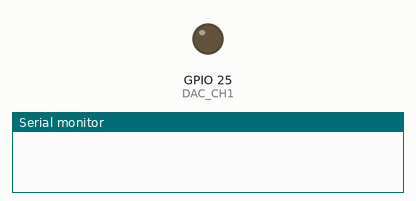
This program was run on a simulated ESP32. Parts: output pins drawn as LEDs (lit = HIGH), the last lines printed to the serial monitor.

Above: at 0.1 s.
At 3.1 s:
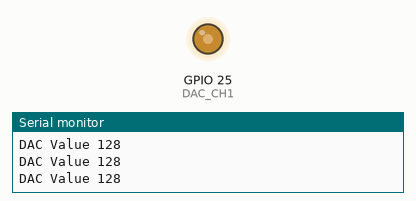
At 7.1 s:
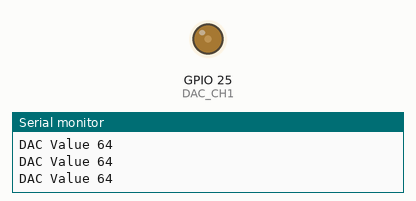
At 15.1 s:
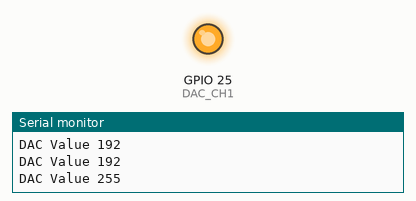
Timing chart, 0 to 40.0 s (numbered marks = the images above):
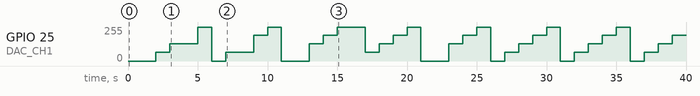

The program:

main.cpp
```cpp
#include <Arduino.h>

unsigned long time_now = 0;

void setup() {
  /* Define DAC output pins*/
  #define DAC_CH1 25
  #define DAC_CH2 26

  /* Initialize the Serial com*/
  Serial.begin(115200);
}


void dacBenchmark() {

  if(millis() == time_now + 1000) {
    dacWrite(DAC_CH1, 0);
    Serial.println("DAC Value 0");
  }

  if(millis() == time_now + 2000){
    dacWrite(DAC_CH1, 64);
    Serial.println("DAC Value 64");
  }

  if(millis() == time_now + 3000){
    dacWrite(DAC_CH1, 128);
    Serial.println("DAC Value 128");
  }

  if(millis() == time_now + 4000){
    dacWrite(DAC_CH1, 192);
    Serial.println("DAC Value 192");
  }

  if(millis() == time_now + 5000){
    time_now += 5000;
    dacWrite(DAC_CH1, 255);
    Serial.println("DAC Value 255");
  }

}

void loop() {
  dacBenchmark();
}
```

Measured:
- by itself, GPIO 25 (DAC_CH1): 0/255 → 64/255 at 2.0 s, → 128/255 1.0 s later, → 255/255 2.0 s later, → 0/255 1.0 s later, … (33 changes in this stretch)
